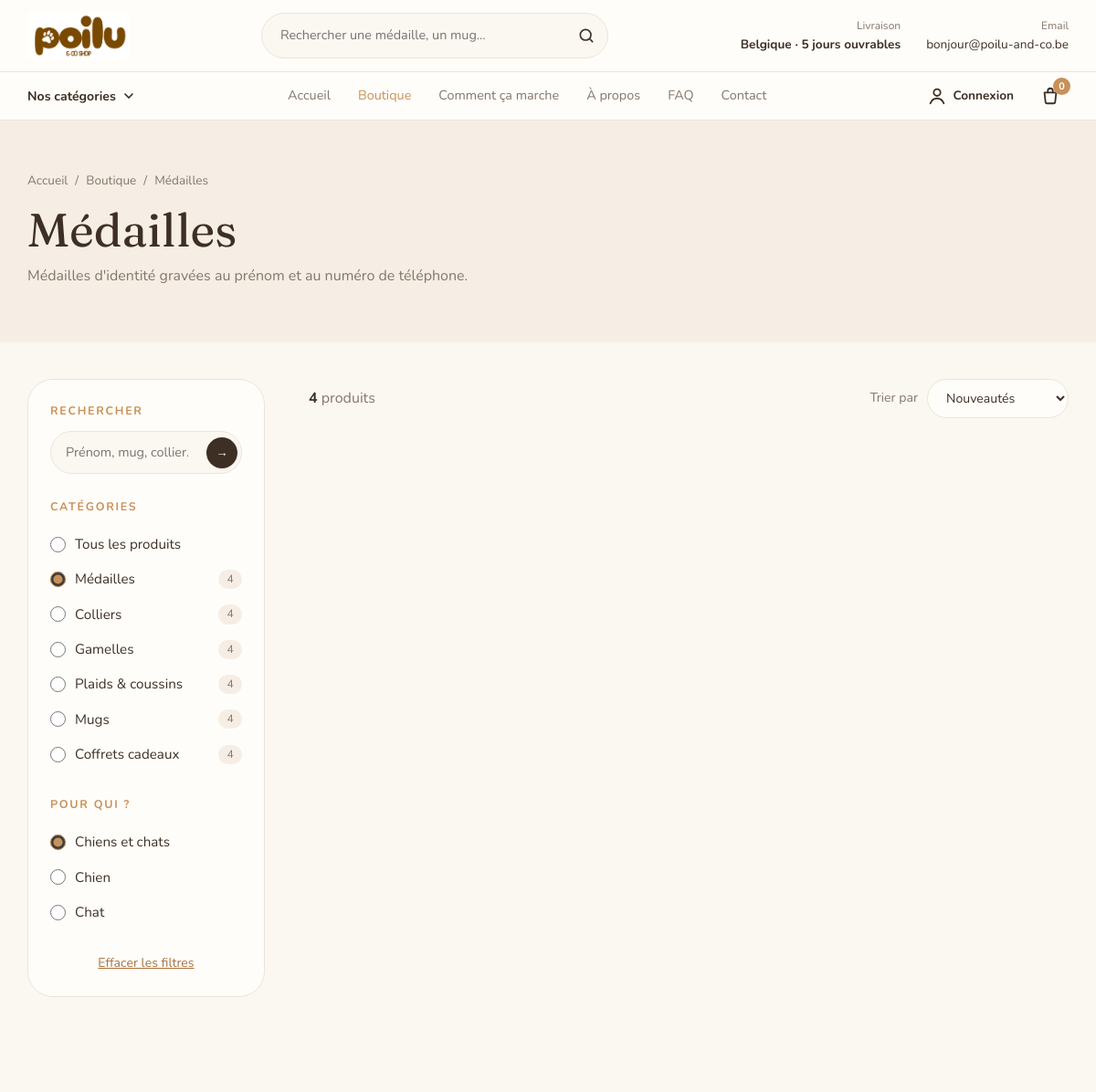
The page /pages/products.php?category=medailles (upper part) on the database as committed earlier.
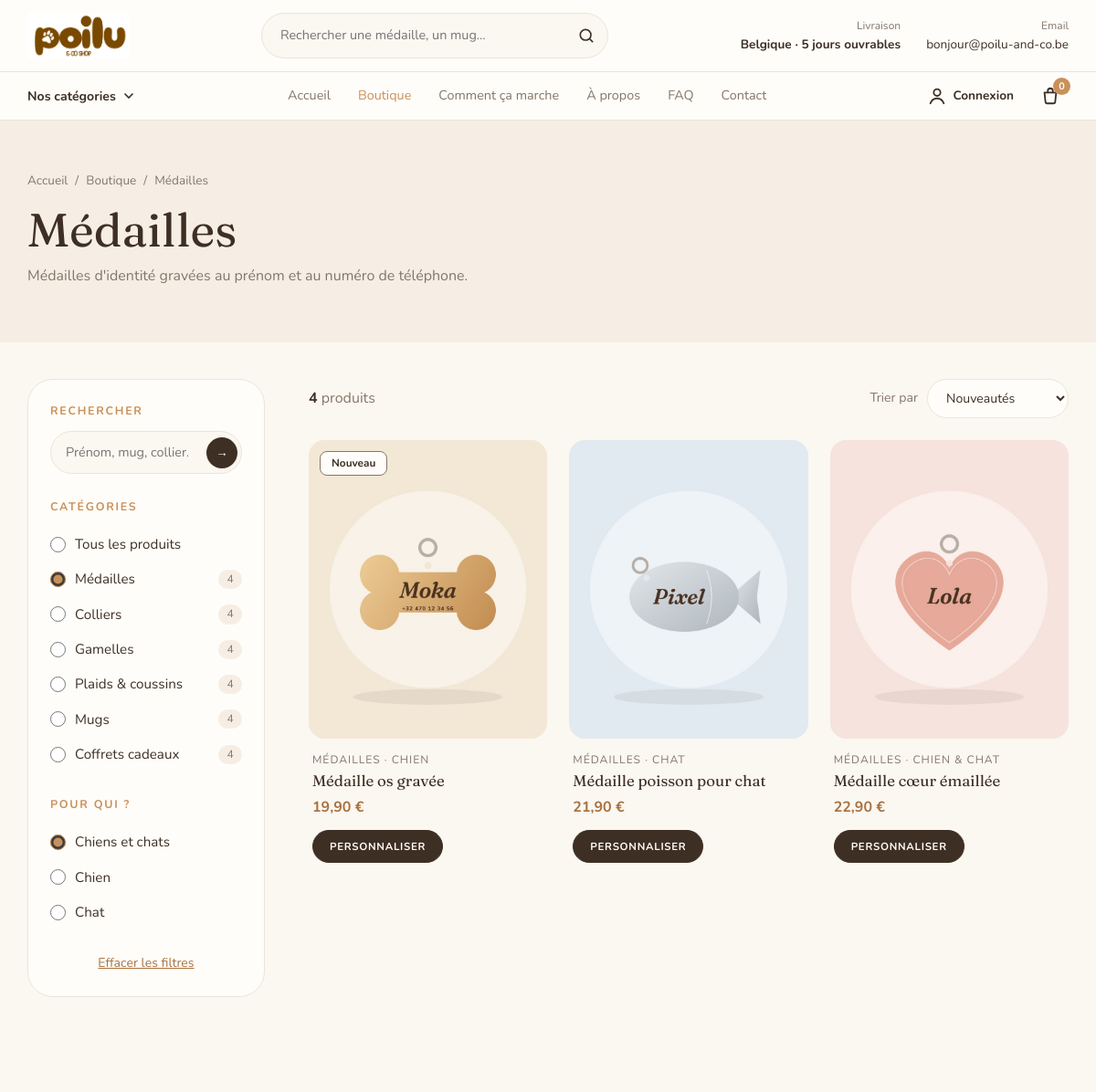
The same page on the database as committed later.
### tables this page shows
CREATE TABLE categories (
    id          INT AUTO_INCREMENT PRIMARY KEY,
    name        VARCHAR(80)  NOT NULL,
    slug        VARCHAR(80)  NOT NULL UNIQUE,
    description VARCHAR(255) NULL,
    sort_order  INT          NOT NULL DEFAULT 0        
);

CREATE TABLE products (
    id                   INT AUTO_INCREMENT PRIMARY KEY,
    category_id          INT          NOT NULL,
    name                 VARCHAR(120) NOT NULL,
    description          TEXT         NOT NULL,
    price                DECIMAL(6,2) NOT NULL,        
    old_price            DECIMAL(6,2) NULL,            
    image                VARCHAR(255) NULL,            
    animal               ENUM('dog', 'cat', 'both') NOT NULL DEFAULT 'both',
    personalization_type ENUM('tag', 'collar', 'bowl', 'blanket', 'mug', 'gift') NOT NULL,
    badge                VARCHAR(30)  NULL,            
    stock                INT          NOT NULL DEFAULT 0,   
    is_featured          TINYINT(1)   NOT NULL DEFAULT 0,   
    is_active            TINYINT(1)   NOT NULL DEFAULT 1,   
    created_at           DATETIME     NOT NULL DEFAULT CURRENT_TIMESTAMP,
    FOREIGN KEY (category_id) REFERENCES categories(id)
);

### includes/functions.php (called while the page is built, shortened)
<?php
function e($text)
{
    return htmlspecialchars((string) $text, ENT_QUOTES, 'UTF-8');
}
function format_price($amount)
{
    return number_format((float) $amount, 2, ',', "\u{00A0}") . "\u{00A0}€";
}
function animal_label($animal)
{
    $labels = ['dog' => 'Chien', 'cat' => 'Chat', 'both' => 'Chien & chat'];
    return $labels[$animal] ?? '';
}
function product_badge($product)
{
    if (isset($product['stock']) && (int) $product['stock'] <= 0) {
        return 'Épuisé';
    }
    return $product['badge'] ?? '';
}

### pages/products.php (the view, shortened to what the rows shown need)
<?php
require '../includes/db.php';
require '../includes/functions.php';
$category_slug = $_GET['category'] ?? '';
$sort          = $_GET['sort'] ?? 'newest';
$sort_options = [
    'newest'     => ['label' => 'Nouveautés',       'sql' => 'p.created_at DESC'],
    'price_asc'  => ['label' => 'Prix croissant',   'sql' => 'p.price ASC'],
    'price_desc' => ['label' => 'Prix décroissant', 'sql' => 'p.price DESC'],
    'name'       => ['label' => 'Nom (A → Z)',      'sql' => 'p.name ASC'],
];
$categories       = [];
$products         = [];
$current_category = null;
if ($pdo !== null) {
    $categories = $pdo->query("
        SELECT c.id, c.name, c.slug, c.description, COUNT(p.id) AS product_count
        FROM categories c
        LEFT JOIN products p ON p.category_id = c.id AND p.is_active = 1
        GROUP BY c.id, c.name, c.slug, c.description, c.sort_order
        ORDER BY c.sort_order
    ")->fetchAll();
    foreach ($categories as $category) {
        if ($category['slug'] === $category_slug) {
            $current_category = $category;
        }
    }
    $where  = ['p.is_active = 1'];
    $params = [];
    if ($current_category !== null) {
        $where[] = 'p.category_id = :category_id';
        $params['category_id'] = $current_category['id'];
    }
    $sql = "
        SELECT p.*, c.name AS category_name, c.slug AS category_slug
        FROM products p
        JOIN categories c ON c.id = p.category_id
        WHERE " . implode(' AND ', $where) . "
        ORDER BY " . $sort_options[$sort]['sql'];
    $statement = $pdo->prepare($sql);
    $statement->execute($params);
    $products = $statement->fetchAll();
}
if ($current_category !== null) {
    $page_heading     = $current_category['name'];
    $page_intro       = $current_category['description'];
} else {
    $page_heading     = 'La boutique';
    $page_intro       = 'Tous nos accessoires personnalisables pour chiens et chats, fabriqués à la demande et livrés en Belgique.';
}
require '../includes/header.php';
?>
<section class="page-hero">
    <div class="container">
        <nav class="breadcrumb" aria-label="Fil d'Ariane">
            <a href="../index.php">Accueil</a>
            <span aria-hidden="true">/</span>
            <?php if ($current_category !== null): ?>
                <a href="products.php">Boutique</a>
                <span aria-hidden="true">/</span>
                <span><?= e($current_category['name']) ?></span>
            <?php else: ?>
                <span>Boutique</span>
            <?php endif; ?>
        </nav>
        <h1><?= e($page_heading) ?></h1>
        <p class="page-intro"><?= e($page_intro) ?></p>
    </div>
</section>
<section class="section catalogue">
    <div class="container">
        <?php if ($pdo === null): ?>
            <div class="empty-state">
                <h2>La boutique n'est pas encore connectée</h2>
                <p>Démarrez MySQL dans XAMPP/WAMP, puis importez <strong>database/database.sql</strong> dans phpMyAdmin.</p>
            </div>
        <?php else: ?>
        <div class="catalogue-layout">
            <aside class="filters" data-filters>
                <form method="get" action="products.php" id="filter-form" class="filters-form">
                    <fieldset class="filter-group">
                        <?php foreach ($categories as $category): ?>
                            <label class="filter-option">
                                <input type="radio" name="category" value="<?= e($category['slug']) ?>"
                                    <?= ($current_category !== null && $current_category['id'] === $category['id']) ? 'checked' : '' ?> data-auto-submit>
                                <span><?= e($category['name']) ?></span>
                                <small><?= (int) $category['product_count'] ?></small>
                            </label>
                        <?php endforeach; ?>
                    </fieldset>
                </form>
            </aside>
            <div class="catalogue-main">
                <?php if (count($products) === 0): ?>
                    <div class="empty-state">
                        <h2>Aucun produit trouvé</h2>
                        <p>Essayez un autre mot ou retirez un filtre.</p>
                        <a href="products.php" class="button button-outline">Voir tous les produits</a>
                    </div>
                <?php else: ?>
                    <div class="product-grid product-grid-catalogue">
                        <?php foreach ($products as $product): ?>
                            <?php $badge = product_badge($product); ?>
                            <article class="product-card reveal">
                                <a href="product.php?id=<?= (int) $product['id'] ?>" class="product-image">
                                    <?php if ($badge !== ''): ?>
                                        <span class="product-badge"><?= e($badge) ?></span>
                                    <?php endif; ?>
                                    <?php if (!empty($product['image']) && file_exists(__DIR__ . '/../assets/images/products/' . $product['image'])): ?>
                                        <img src="../assets/images/products/<?= e($product['image']) ?>" alt="<?= e($product['name']) ?>" loading="lazy">
                                    <?php endif; ?>
                                </a>
                                <div class="product-info">
                                    <p class="product-category">
                                        <?= e($product['category_name']) ?> · <?= e(animal_label($product['animal'])) ?>
                                    </p>
                                    <h3><a href="product.php?id=<?= (int) $product['id'] ?>"><?= e($product['name']) ?></a></h3>
                                    <p class="product-price">
                                        <?= format_price($product['price']) ?>
                                    </p>
                                    <a href="product.php?id=<?= (int) $product['id'] ?>" class="button button-small">Personnaliser</a>
                                </div>
                            </article>
                        <?php endforeach; ?>
                    </div>
                <?php endif; ?>
            </div>
        </div>
        <?php endif; ?>
    </div>
</section>
<?php require '../includes/footer.php'; ?>

Rows that differ between the two databases and show on the page:
now on this page (row edited): products: badge "Nouveau", image (picture), category.name "MÉDAILLES", animal "CHIEN", name "Médaille os gravée", price "19,90 €"
now on this page (row edited): products: image (picture), category.name "MÉDAILLES", animal "CHAT", name "Médaille poisson pour chat", price "21,90 €"
now on this page (row edited): products: image (picture), category.name "MÉDAILLES", animal "CHIEN & CHAT", name "Médaille cœur émaillée", price "22,90 €"
